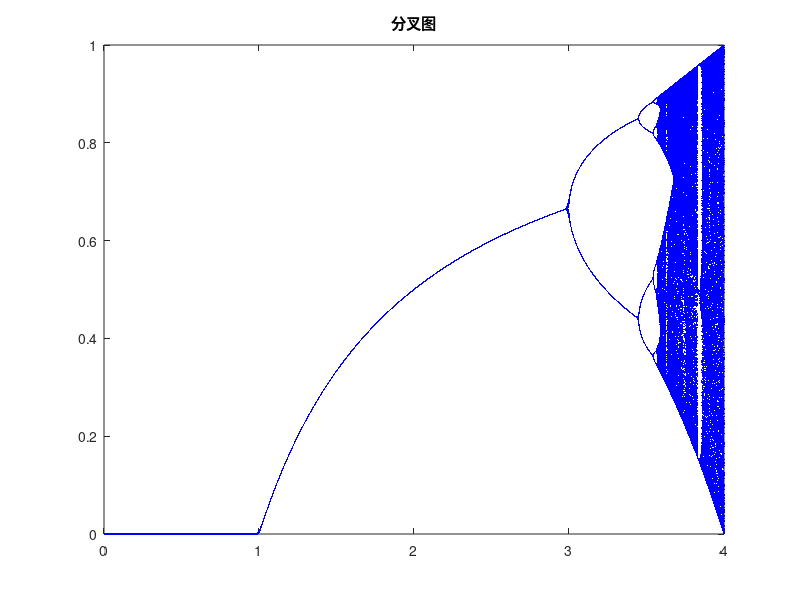

Recreate this plot in MATLAB.
u=0:0.001:4;
N=length(u)
x=ones(400,N);
x(1,:)=0.6*x(1,:);
for j=1:400
	x(j+1,:)=u.*(x(j,:)-x(j,:).^2);
end
plot(u,x(150:end,:),'b.','MarkerSize',0.5)
title('分叉图')
